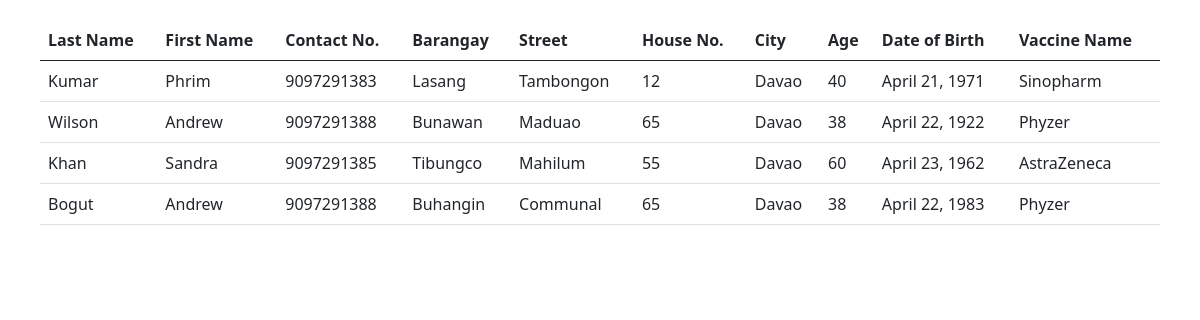
The page / on the database its author committed.
### tracker/models.py (models this page shows, shortened)
class Person(models.Model):
    lastName = models.CharField(max_length=100)
    firstName = models.CharField(max_length=100)
    contact = models.IntegerField()
    brgy = models.CharField(max_length=100)
    street = models.CharField(max_length=100)
    houseno = models.IntegerField()
    city = models.CharField(max_length=100)
    age = models.IntegerField()
    birth = models.DateField()
    vaccine = models.ForeignKey(Vaccine, on_delete=models.CASCADE)

class Vaccine(models.Model):
    vaccine = models.CharField(max_length=100)
    def __str__(self):
        return self.vaccine

### tracker/views.py (the view)
# urls.py: path('',views.index, name='index')
def index(request):
    persons = Person.objects.all()
    return render(request, 'tracker/index.html',{
        'persons' : persons
    })

### tracker/templates/tracker/index.html (shortened to what this page needs)
<!doctype html>
<html lang="en">
<head>
    <link href="https://cdn.jsdelivr.net/npm/bootstrap@5.0.0-beta3/dist/css/bootstrap.min.css" rel="stylesheet">
</head>
<body>
    <div style="padding: 20px 40px">
      <table class="table">
      <thead>
        <tr>
        <th scope="col">Last Name</th>
        <th scope="col">First Name</th>
        <th scope="col">Contact No.</th>
        <th scope="col">Barangay</th>
        <th scope="col">Street</th>
        <th scope="col">House No.</th>
        <th scope="col">City</th>
        <th scope="col">Age</th>
        <th scope="col">Date of Birth</th>
        <th scope="col">Vaccine Name</th>
        </tr>
      </thead>
      <tbody>
        {% for person in persons %}
        <tr>
        <td>{{person.lastName}}</td>
        <td>{{person.firstName}}</td>
        <td>{{person.contact}}</td>
        <td>{{person.brgy}}</td>
        <td>{{person.street}}</td>
        <td>{{person.houseno}}</td>
        <td>{{person.city}}</td>
        <td>{{person.age}}</td>
        <td>{{person.birth}}</td>
        <td>{{person.vaccine}}</td>
        </tr>
        {% endfor %}
      </tbody>
    </table>
    </div>
</body>
</html>

### rows shown on the page
Person: lastName "Kumar", firstName "Phrim", contact "9097291383", brgy "Lasang", street "Tambongon", houseno "12", city "Davao", age "40", birth "April 21, 1971", vaccine "Sinopharm"
Person: lastName "Wilson", firstName "Andrew", contact "9097291388", brgy "Bunawan", street "Maduao", houseno "65", city "Davao", age "38", birth "April 22, 1922", vaccine "Phyzer"
Person: lastName "Khan", firstName "Sandra", contact "9097291385", brgy "Tibungco", street "Mahilum", houseno "55", city "Davao", age "60", birth "April 23, 1962", vaccine "AstraZeneca"
Person: lastName "Bogut", firstName "Andrew", contact "9097291388", brgy "Buhangin", street "Communal", houseno "65", city "Davao", age "38", birth "April 22, 1983", vaccine "Phyzer"
